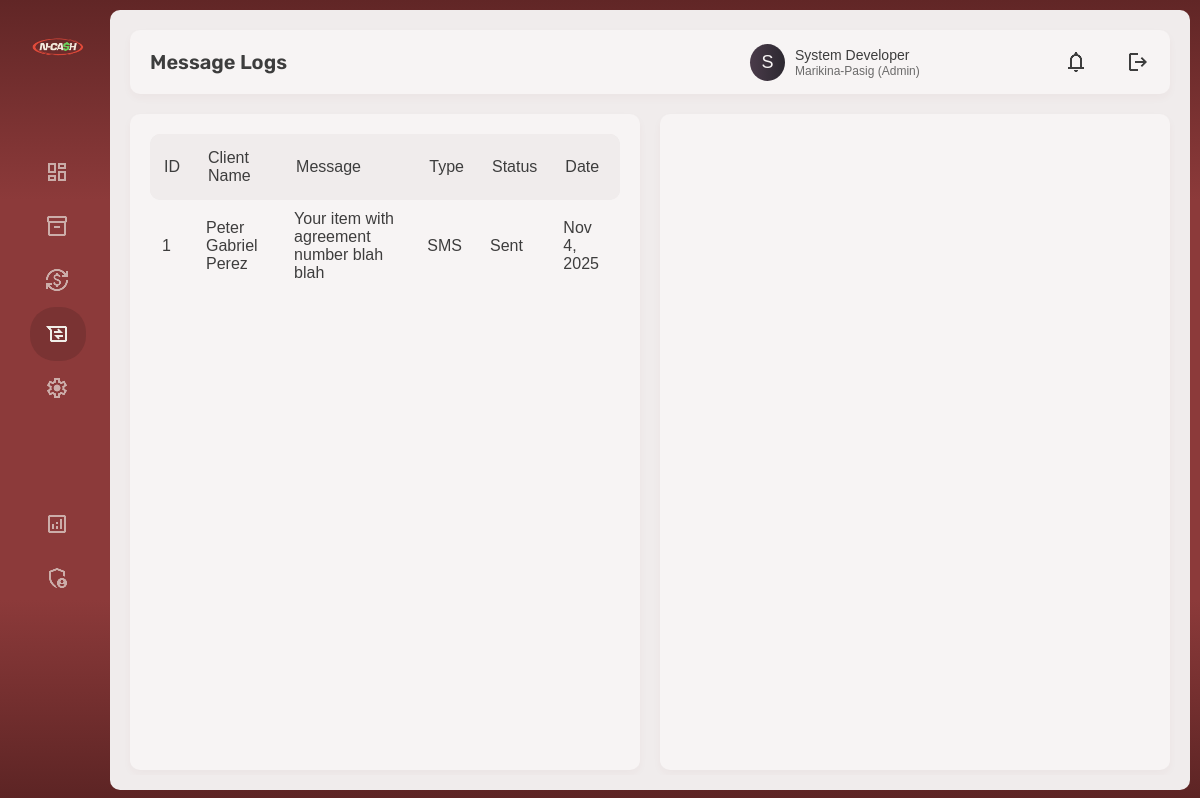
Page /dashboard/message_logs.php (signed in) on the committed database.
### tables this page shows
CREATE TABLE `notifs` (
  `notif_id` int(11) NOT NULL,
  `branch_id` int(11) NOT NULL,
  `client_id` int(11) NOT NULL,
  `message` text NOT NULL,
  `type` enum('SMS','Email') NOT NULL,
  `status` varchar(20) NOT NULL,
  `date_sent` timestamp NOT NULL DEFAULT current_timestamp() ON UPDATE current_timestamp()
);

CREATE TABLE `clients` (
  `client_id` int(11) NOT NULL,
  `fullname` varchar(50) NOT NULL,
  `contact` bigint(11) NOT NULL,
  `email` varchar(100) DEFAULT NULL,
  `address` varchar(255) DEFAULT NULL,
  `created_at` timestamp NOT NULL DEFAULT current_timestamp() ON UPDATE current_timestamp()
);

### dashboard/message_logs.php (the view, shortened to what this page needs)
<?php
include("../config/db_conn.php");
?>
<!DOCTYPE html>
<html lang="en">
<head>
    <link rel="stylesheet" href="../resources/css/base.css">
    <link rel="stylesheet" href="../resources/css/colors.css">
    <link rel="stylesheet" href="../resources/css/fonts.css">
    <link rel="stylesheet" href="../resources/css/pages/dashboard/message_logs.css">
</head>
<body>
    <section class="dashboard">
        <section class="navigation_bar">
            <?php
                include('../includes/nav_bar.php')
            ?>
        </section>
        <section class="main_content">
            <?php
                include('../includes/top_panel.php')
            ?>
            <div class="central_panel">
                <div class="data_table">
                    <?php
                        $sql = "SELECT n.notif_id, c.fullname, n.message, n.type, n.status, n.date_sent
                                FROM notifs AS n
                                INNER JOIN clients AS c ON n.client_id = c.client_id";
                        $stmt = $conn->prepare($sql);
                        $stmt->execute();
                        $result = $stmt->get_result();
                    ?>
                    <table border="1" cellspacing="0" cellpadding="8">
                        <thead>
                            <tr>
                                <th>ID</th>
                                <th>Client Name</th>
                                <th>Message</th>
                                <th>Type</th>
                                <th>Status</th>
                                <th>Date</th>
                            </tr>
                        </thead>
                        <tbody>
                            <?php
                                if($result->num_rows > 0)
                                {
                                    while($row = $result->fetch_assoc())
                                    {
                                        $notif_id = htmlspecialchars($row['notif_id']);
                                        $client_name = htmlspecialchars($row['fullname']);
                                        $message = htmlspecialchars($row['message']);
                                        $type = htmlspecialchars($row['type']);
                                        $status = htmlspecialchars($row['status']);
                                        $date_sent = htmlspecialchars($row['date_sent']);
                                        $format_date = date("M j, Y", strtotime($date_sent));
                                        echo
                                        "
                                        <tr>
                                            <td> $notif_id </td>
                                            <td> $client_name </td>
                                            <td> $message </td>
                                            <td> $type </td>
                                            <td> $status </td>
                                            <td> $format_date </td>
                                        </tr>
                                        ";
                                    }
                                }
                            ?>
                        </tbody>
                    </table>
                </div>
                <div class="data_controls">
                </div>
            </div>
        </section>
    </section>
</body>
</html>

### resources/css/base.css (style rules this page uses)
* { margin: 0; padding: 0; box-sizing: border-box; font-family: var(--font-main); font-variant-ligatures: none; }
body, html { overflow: hidden; height: 100%; }
body { position: relative; }
table { width: 100%; border-collapse: separate; border-spacing: 0; border: none; overflow-y: auto; overflow-x: hidden; font-size: 16px; }
thead { background-color: var(--main-background); color: var(--loading-dark); user-select: none; pointer-events: none; font-weight: 500; border-radius: 10px; overflow: hidden; border-radius: 10px !important; }
thead th { background-color: var(--main-background); color: var(--loading-dark); border-top: 1px solid transparent; border-bottom: 1px solid transparent; }
thead th:first-child { border-top-left-radius: 10px; border-bottom-left-radius: 10px; }
thead th:last-child { border-top-right-radius: 10px; border-bottom-right-radius: 10px; }
th { background-color: var(--main-background); color: var(--loading-dark); user-select: none; pointer-events: none; font-weight: 500; font-size: 16px; text-align: left; border: none; padding: 14px; }
td { padding: 10px 12px; text-align: left; border: none; opacity: 0.75; }
tr:nth-last-child(1) { border-bottom: none; }
thead tr { border-bottom: 1.5px solid var(--text-outline-light); }
.dashboard { display: grid; height: 100vh; grid-template-rows: 1fr; grid-template-columns: 350px minmax(0, 1fr); grid-template-areas: "side main"; background: var(--red-gradient-nav); padding: 15px; }
.navigation_bar { grid-area: side; display: grid; height: 100%; grid-template-rows: 7em auto auto auto; grid-template-columns: 1fr; grid-template-areas: "logo" "links" "links_admin" "bottom" ; background-color: transparent; padding: 20px 40px 20px 20px; overflow: hidden; }
.main_content { grid-area: main; background-color: var(--main-background); padding: 15px; border-radius: 15px; height: 100%; overflow: auto; display: grid; grid-template-columns: 1fr; grid-template-rows: auto 1fr; gap: 10px; grid-template-areas: "top" "center"; overflow: hidden; }
.central_panel { grid-area: center; padding: 5px; display: grid; grid-template-columns: 1fr 1fr; grid-template-rows: 1fr; grid-template-areas: "left right"; gap: 20px; height: 100%; overflow: hidden; }
.data_table { grid-area: left; background-color: var(--main-content); border-radius: 10px; box-shadow: 0 4px 8px rgba(115, 42, 42, 0.04); padding: 20px; display: flex; flex-direction: column; overflow: hidden; height: 100%; }
.data_controls { grid-area: right; background-color: var(--main-content); border-radius: 10px; box-shadow: 0 4px 8px rgba(115, 42, 42, 0.04); padding: 20px; display: flex; flex-direction: column; justify-content: start; }
@media (max-width: 1200px) { .dashboard { grid-template-columns: 100px 1fr; padding: 10px; } }
@media (max-width: 1200px) { .main_content { border-radius: 10px; } }
@media (max-width: 1200px) { .navigation_bar { grid-template-rows: auto auto auto auto; } }

### resources/css/colors.css (style rules this page uses)
:root { --black-dark: #2c2929; --loading-dark: #3d3d3d; --nav-unfocused: #958d8d; --text-outline-light: #bfb6b6; --table-border-bottom: #d0caca; --nav-focused: #e1dbdb; --input-border: #e1dada; --main-content: #f7f4f4; --main-background: #f0ecec; --main-background-login: #faf8f8; --main-background-data: #f1eded; --red-vvdark: #5e2222; --red-vdark: #7a3333; --red-hover: #8a3333; --red-dark: #9e3b3b; --red-light: #b84b4b; --red-more-lighter: #cf6666; --red-gradient: linear-gradient(135deg, #5c2424, #5c2424, #8c3a3a, #5c2424); --red-gradient-reversed: linear-gradient(135deg, #5c2424, #8c3a3a, #5c2424, #5c2424); --red-gradient-nav: linear-gradient(#612626, #8c3a3a, #8c3a3a, #8c3a3a, #5c2424); --reports-gradient-sub: linear-gradient(to right, #e67e73, #f2a49e); --reports-gradient: linear-gradient(to right, #4a3b4a, #2c2830); --reports-gradient2: linear-gradient(135deg, #4a3b4a, #2c2830, #332e37); --reports-gradient-light: #e3dced; --reports-text: #b8a8b8; --purple: #4a3b4a; --purple-dark: #3d3743; --success: #527b55; --search: #a7948f; --request-light: #39528b; --request-dark: #324879; --blue: #2C3E50; --complete: #27AE60; --late: #C0392B; --gold: #b1822a; }

### rows in the picture
notifs: notif_id "1", client.fullname "Peter Gabriel Perez", message "Your item with agreement number blah blah", type "SMS", status "Sent", date_sent "Nov 4, 2025"

### other values in the picture
str_replace("_", " ",basename($_SERVER['PHP_SELF'], ".php")) "Message Logs"
mb_substr($fullname, 0, 1) "S"
$fullname "System Developer"
$branch_name "Marikina-Pasig"
$role "Admin"
